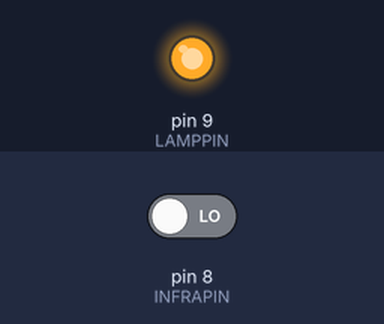
Bench run of a sketch on a simulated Arduino Uno, built with avr-gcc and run on an emulated ATmega328P. Shown: output pins drawn as LEDs (lit = HIGH). The inputs (shaded band) are chosen by the test bench; at power-on: pin 8 (INFRAPIN) LOW.

Above: at 1.2 s.
1.3 s: pin 8 (INFRAPIN) driven HIGH
At 2.4 s:
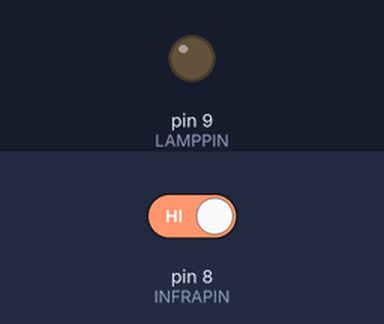
2.8 s: pin 8 (INFRAPIN) driven LOW
At 3.5 s:
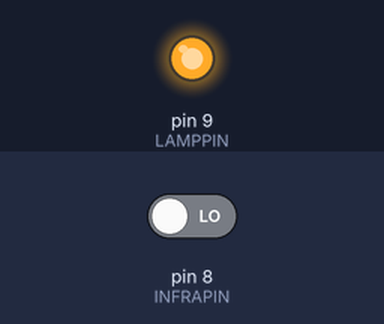
Timing chart, 0 to 5.8 s (numbered marks = the images above; inputs shaded):
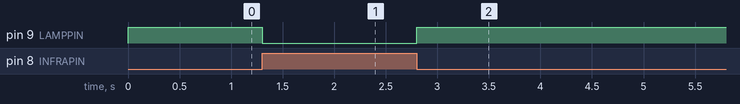

Measured:
- after the input at 1.3 s, pin 9 (LAMPPIN): HIGH → LOW at once
- after the input at 2.8 s, pin 9 (LAMPPIN): LOW → HIGH at once

The sketch:

sketch_mar11a.ino
```cpp
#define INFRAPIN 8
#define LAMPPIN 9


void setup()
{
  pinMode(INFRAPIN, INPUT);
  pinMode(LAMPPIN, OUTPUT);
}

void loop()
{
  digitalWrite(LAMPPIN, !digitalRead(8));
}
```
